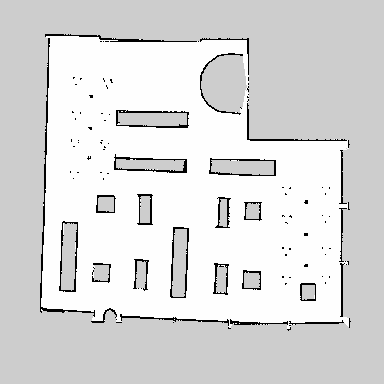
#> input picture metrics_compute/src/map.pgm, 384 x 384 px
$ python Map_metrics.py map.pgm Grth.png
#> lines starting #> are read from the running program, lines starting #| are printed output that depends on the picture
###############################################################################################################################################################################################################
# this code is from the paper: "Xuan Sang LE, Luc Fabresse, Noury Bouraqadi, & Guillaume Lozenguez. (2018). Evaluation of Out-of-the-box ROS 2D SLAMs for Autonomous Exploration of Unknown Indoor #Environments. In The 11th International Conference on Intelligent Robotics and Applications. Newcastle, Australia, August 9-11, 2018"
# And can been found on : " https://blog.lxsang.me/post/id/21 "
# Except for the first step,i.e the IMAGE REGISTRATION, which is from  https://learnopencv.com/image-#alignment-feature-based-using-opencv-c-python/?ref=https://githubhelp.com
###############################################################################################################################################################################################################

import cv2
import numpy as np
import matplotlib
import matplotlib.pyplot as plt
import sys
from skimage.metrics import structural_similarity as ssim
from numpy import float32, matrix
# using normalize neareast distance of all pixel
# [64 lines left out: functions nearest_error, issim, not called in this run]

############################MAIN PROGRAM###################################
#
#
# I. FIRST STEP: IMAGE REGISTRATION
# the SLAM map will be aligned to the groundtruth map using cv2.estimateAffinePartial2D

# Read the images to be aligned as grayscale
groundtruth =  cv2.imread(sys.argv[1],0) # Image is open in grayscale
#> groundtruth is the input picture: shape (384, 384); min 0, max 254, mean 218.7
slammap_unaligned =  cv2.imread(sys.argv[2],0) # Image is open in grayscale
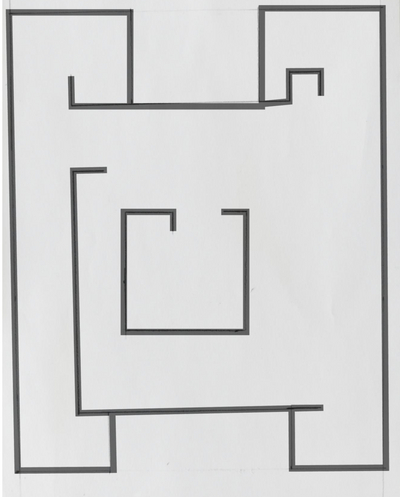
#> input picture metrics_compute/src/Grth.png, 400 x 497 px
#> slammap_unaligned: shape (497, 400); min 27, max 255, mean 213.1

align = True

if align is True:
    print ('Align images', "\n")
    # Find size of the groundtruth
    height, width = groundtruth.shape
#> height = 384; width = 384
    # Create ORB detector with 5000 features.
    orb_detector = cv2.ORB_create(50000)
    # Find keypoints and descriptors.
    # The first arg is the image, second arg is the mask
    #  (which is not required in this case).
    kp1, d1 = orb_detector.detectAndCompute(groundtruth, None)
#> kp1 = 1591 keypoints; strongest (x, y, size): (303, 286, 31), (99, 209, 31), (148, 221, 31), (176, 230, 31)
    kp2, d2 = orb_detector.detectAndCompute(slammap_unaligned, None)
#> kp2 = 325 keypoints; strongest (x, y, size): (128, 327, 31), (134, 101, 31), (222, 211, 37.2), (319, 94, 31)
    # Match features between the two images.
    # We create a Brute Force matcher with
    # Hamming distance as measurement mode.
    matcher = cv2.DescriptorMatcher_create(cv2.DESCRIPTOR_MATCHER_BRUTEFORCE_HAMMING)
    matches = matcher.match(d2, d1, None)
#> matches = 325 matches
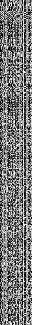
#> d2: shape (325, 32); min 0, max 255, mean 120.8
    # Sort matches on the basis of their Hamming distance.
#> (the run stopped early here; a loop or call above may not have finished)
